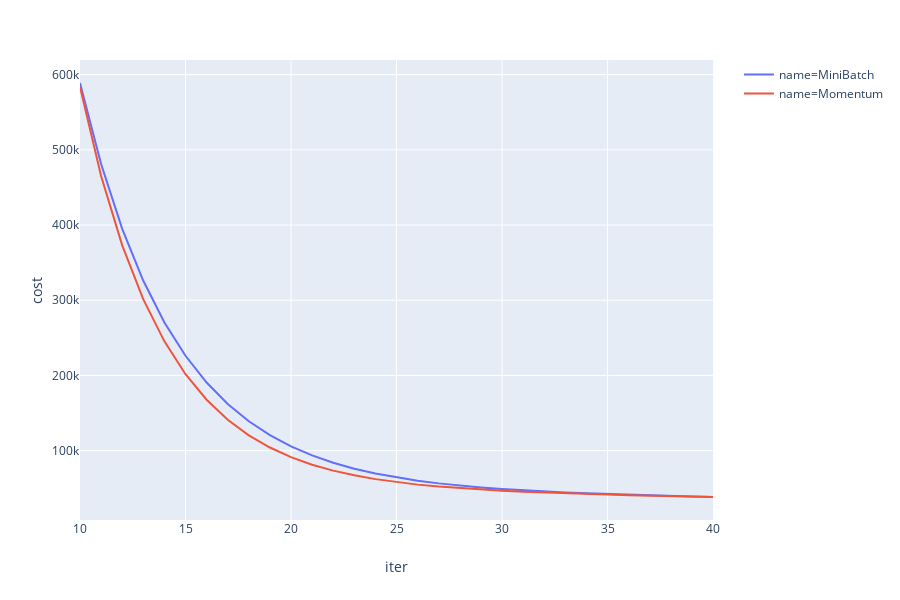

Here is the notebook cell this chart was saved with:
### Markdown cell above
As compared to Batch Gradient Descent, Mini Batch is much faster. But it still leaves room for improvment.  Think of a ball rolling down the hill. As long as the ball is rolling in one direction, it gains velocity but as soon as it changes direction, it's velocity reduces. Another way to think about this is looking at component vectors of the gradient as shown in the image below. Let's assume we computed the gradient at pt A and then pt B. If we look at the component vectors of the gradient at the two points, the two are in the same direction and thus it indicates that we are going in the right direction and ideally should move even more faster. But as we move from point B to C, the horizontal component vector are in the opposite direction and therefore indicates that we should now slow down. 

![momentum](images/momentum.png)

Thus, one idea is to adjust the vector scomponents of the gradient based on the previously observed values of the gradient. In Momentum gradient descent, we use exponentially average. Essentially, the last observed gradient descent has the weight of $\beta$. The one before that has the weight of $\beta^2$ and so on. In other words, the effective gradient is computed in the following manner:

$$g = \beta g + (1-\beta)\frac{\delta{X}}{\delta{\theta}}$$

Below is the python implementation of the momentum gradient descent algorithm. Note that most of the logic is same except that we have an additional parameter, momentum, and an additional step to take exponential average of gradient.

### Code cell
from copy import copy
from random import random
from IPython.display import HTML
from tqdm import tqdm, trange


def momentum(X, y, learning_rate = 0.09, momentum = 0.9,  
                        max_epoch = 1000, traceback = None, stopping_threshold = 1.0e-6
                        , starting_point = None
                        , num_batches = 10):
    """Minimizes 
    momenutum -- how much weight historical gradient should carry. A good default value is 0.9
    """
    if 1 < momentum < 0:
        raise ValueError("Momentum should between 0 and 1")
    
    # number of samples
    m = X.shape[0]
    
    # number of parameters
    n = X.shape[1]
    
    # idx
    indexes = list(range(m))
    
    # starting point -- randomly select
    theta1 = np.array([random() for i in range(n)]) if starting_point is None else starting_point
    grad = np.zeros(n)
    
    for iter in trange(max_epoch):
        
        if traceback is not None:
            traceback.add(iter, theta1, mse(X, y, theta1))
            
        # create batches
        np.random.shuffle(indexes)
        for batchIdx in np.array_split(indexes, num_batches):
            
            bX = X[batchIdx]
            by = y[batchIdx]
            
            #========================================
            # Instead of taking the gradient, we compute
            # exponetial average gradient
            #========================================
            grad = (momentum * grad) + (1 - momentum) * gradient(bX, by, theta1)                
            theta2  = theta1 - learning_rate * grad

            # check if we reached stopping criteria threshold
            
            if np.linalg.norm(grad) < stopping_threshold:
                print("Early Stopping at Iteration Number: ", iter)
                return theta2

            theta1 = theta2
        
    # if we reached max iterations then return current point
    return theta1


tracebacks['Momentum'] = Traceback('Momentum', 3)
theta = momentum(X, y, learning_rate=0.009, 
                          momentum=0.9,  max_epoch=1000, traceback=tracebacks['Momentum'], 
                          stopping_threshold=1e-6, starting_point=starting_point)

display(HTML("<strong>Optimized Parameters: {}</strong>".format(theta)))


plotCost(tracebacks.values(), min_iter=10, max_iter = 40, exclude=['BatchGradientDescent'])

### Figure 1 — Plotly figure (JSON) as saved in the notebook; plotly's stock layout.template omitted (floating-point values rounded to 4 significant figures)
{"data": [{"hoverlabel": {"namelength": 0}, "hovertemplate": "name=MiniBatch<br>iter=%{x}<br>cost=%{y}", "legendgroup": "name=MiniBatch", "line": {"color": "#636efa", "dash": "solid"}, "mode": "lines", "name": "name=MiniBatch", "showlegend": true, "type": "scatter", "x": [10, 11, 12, 13, 14, 15, 16, 17, 18, 19, 20, 21, 22, 23, 24, 25, 26, 27, 28, 29, 30, 31, 32, 33, 34, 35, 36, 37, 38, 39, 40], "xaxis": "x", "y": [588900.0, 481200.0, 395000.0, 325900.0, 270500.0, 226200.0, 190600.0, 162000.0, 139100.0, 120600.0, 105700.0, 93660.0, 83930.0, 76030.0, 69610.0, 64350.0, 60030.0, 56480.0, 53530.0, 51070.0, 48980.0, 47220.0, 45710.0, 44400.0, 43260.0, 42240.0, 41330.0, 40510.0, 39750.0, 39060.0, 38410.0], "yaxis": "y"}, {"hoverlabel": {"namelength": 0}, "hovertemplate": "name=Momentum<br>iter=%{x}<br>cost=%{y}", "legendgroup": "name=Momentum", "line": {"color": "#EF553B", "dash": "solid"}, "mode": "lines", "name": "name=Momentum", "showlegend": true, "type": "scatter", "x": [10, 11, 12, 13, 14, 15, 16, 17, 18, 19, 20, 21, 22, 23, 24, 25, 26, 27, 28, 29, 30, 31, 32, 33, 34, 35, 36, 37, 38, 39, 40], "xaxis": "x", "y": [583800.0, 465100.0, 372900.0, 301100.0, 245400.0, 201700.0, 167700.0, 141000.0, 120300.0, 104100.0, 91310.0, 81230.0, 73460.0, 67210.0, 62130.0, 58050.0, 54810.0, 52200.0, 50050.0, 48240.0, 46730.0, 45390.0, 44270.0, 43300.0, 42380.0, 41580.0, 40850.0, 40180.0, 39550.0, 38940.0, 38370.0], "yaxis": "y"}], "layout": {"height": 600, "legend": {"tracegroupgap": 0}, "margin": {"t": 60}, "xaxis": {"anchor": "y", "domain": [0, 0.98], "title": {"text": "iter"}}, "yaxis": {"anchor": "x", "domain": [0, 1], "title": {"text": "cost"}}}}
